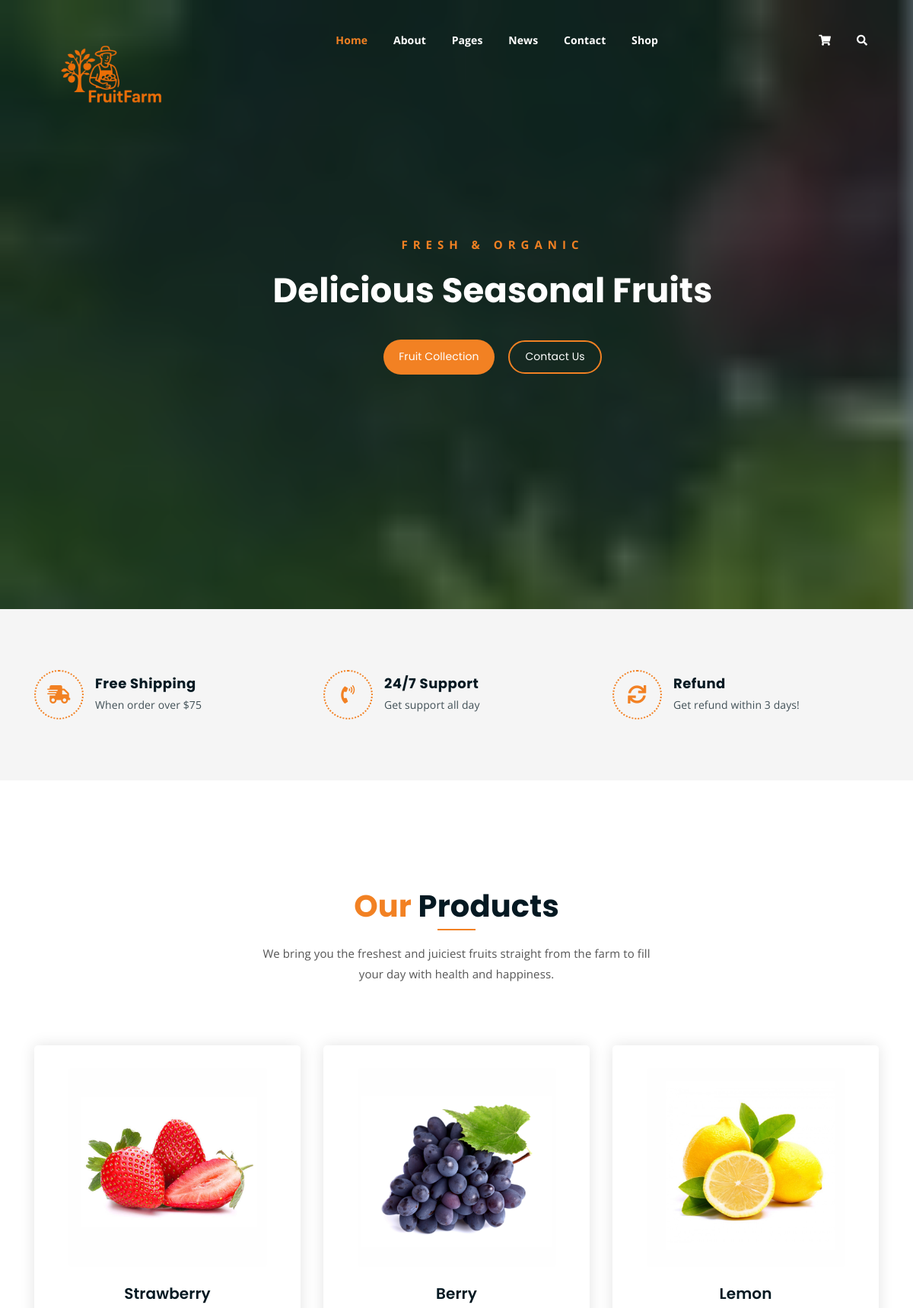
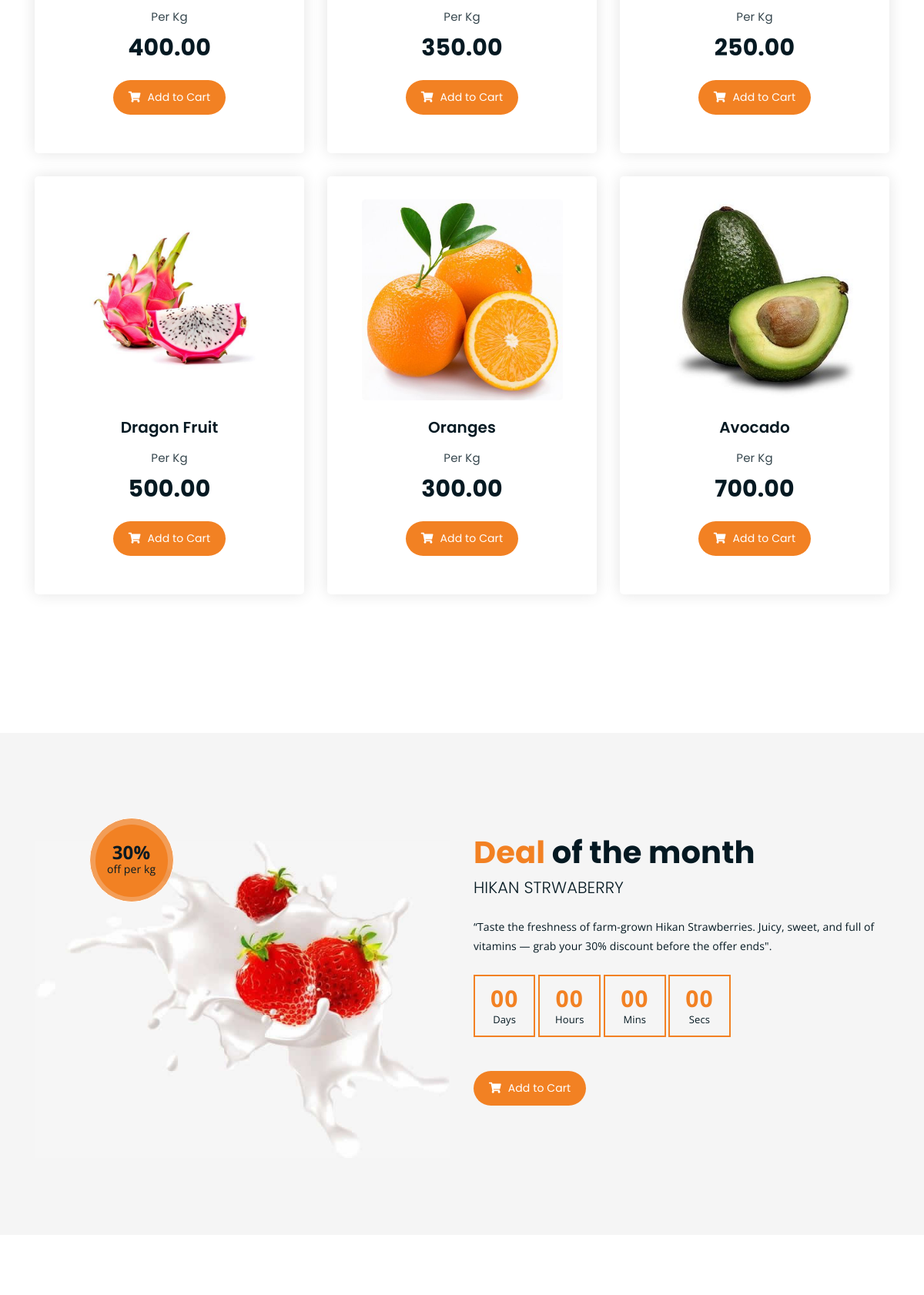
The page / (upper part) on the database its author committed (2 pictures, top to bottom).
### fruits/models.py (models this page shows)
class products(models.Model):
    image=models.ImageField(upload_to='images/')
    name=models.CharField(max_length=50)
    price=models.DecimalField(decimal_places=2,max_digits=5)

### fruits/views.py (the view)
# urls.py: path("",index),
def index(request):
    dd=products.objects.all()
    return render(request,'index.html',{'dd':dd})

### fruits/templates/index.html (shortened to what this page needs)
{% load static %}
<!DOCTYPE html>
<html lang="en">
<head>
	<link rel="stylesheet" href="{% static 'assets/css/all.min.css' %}">
	<link rel="stylesheet" href="{% static 'assets/bootstrap/css/bootstrap.min.css' %}">
	<link rel="stylesheet" href="{% static 'assets/css/owl.carousel.css' %}">
	<link rel="stylesheet" href="{% static 'assets/css/magnific-popup.css' %}">
	<link rel="stylesheet" href="{% static 'assets/css/animate.css' %}">
	<link rel="stylesheet" href="{% static 'assets/css/meanmenu.min.css' %}">
	<link rel="stylesheet" href="{% static 'assets/css/main.css' %}">
	<link rel="stylesheet" href="{% static 'assets/css/responsive.css' %}">
</head>
<body>
	<div class="top-header-area" id="sticker">
		<div class="container">
			<div class="row">
				<div class="col-lg-12 col-sm-12 text-center">
					<div class="main-menu-wrap">
						<div class="site-logo">
							<a href="index">
								<img src="{% static 'assets/img/fruitfarm2.png' %}" alt="">
							</a>
						</div>
						<nav class="main-menu">
							<ul>
								<li class="current-list-item"><a href="#">Home</a>
								</li>
								<li><a href="about">About</a></li>
								<li><a href="#">Pages</a>
								</li>
								<li><a href="news">News</a>
								</li>
								<li><a href="contact">Contact</a></li>
								<li><a href="shop">Shop</a>
								</li>
								<li>
									<div class="header-icons">
										<a class="shopping-cart" href="cart"><i class="fas fa-shopping-cart"></i></a>
										<a class="mobile-hide search-bar-icon" href="#"><i class="fas fa-search"></i></a>
									</div>
								</li>
							</ul>
						</nav>
					</div>
				</div>
			</div>
		</div>
	</div>
	<div class="hero-area hero-bg">
		<div class="container">
			<div class="row">
				<div class="col-lg-9 offset-lg-2 text-center">
					<div class="hero-text">
						<div class="hero-text-tablecell">
							<p class="subtitle">Fresh & Organic</p>
							<h1>Delicious Seasonal Fruits</h1>
							<div class="hero-btns">
								<a href="shop" class="boxed-btn">Fruit Collection</a>
								<a href="contact" class="bordered-btn">Contact Us</a>
							</div>
						</div>
					</div>
				</div>
			</div>
		</div>
	</div>
	<div class="list-section pt-80 pb-80">
		<div class="container">
			<div class="row">
				<div class="col-lg-4 col-md-6 mb-4 mb-lg-0">
					<div class="list-box d-flex align-items-center">
						<div class="list-icon">
							<i class="fas fa-shipping-fast"></i>
						</div>
						<div class="content">
							<h3>Free Shipping</h3>
							<p>When order over $75</p>
						</div>
					</div>
				</div>
				<div class="col-lg-4 col-md-6 mb-4 mb-lg-0">
					<div class="list-box d-flex align-items-center">
						<div class="list-icon">
							<i class="fas fa-phone-volume"></i>
						</div>
						<div class="content">
							<h3>24/7 Support</h3>
							<p>Get support all day</p>
						</div>
					</div>
				</div>
				<div class="col-lg-4 col-md-6">
					<div class="list-box d-flex justify-content-start align-items-center">
						<div class="list-icon">
							<i class="fas fa-sync"></i>
						</div>
						<div class="content">
							<h3>Refund</h3>
							<p>Get refund within 3 days!</p>
						</div>
					</div>
				</div>
			</div>
		</div>
	</div>
	<div class="product-section mt-150 mb-150">
		<div class="container">
			<div class="row">
				<div class="col-lg-8 offset-lg-2 text-center">
					<div class="section-title">
						<h3><span class="orange-text">Our</span> Products</h3>
						<p>We bring you the freshest and juiciest fruits straight from the farm to fill your day with health and happiness.</p>
					</div>
				</div>
			</div>
			<div class="row">
				{% for i in dd %}
				<div class="col-lg-4 col-md-6 text-center">
					<div class="single-product-item">
						<div class="product-image">
							<a href="singleproduct"><img src="{{i.image.url}}" alt=""></a>
						</div>
						<h3>{{i.name}}</h3>
						<p class="product-price"><span>Per Kg</span> {{i.price}} </p>
						<a href="singleproduct/{{i.id}}" class="cart-btn"><i class="fas fa-shopping-cart"></i> Add to Cart</a>
					</div>
				</div>
				{% endfor %}
			</div>
		</div>
	</div>
	<section class="cart-banner pt-100 pb-100">
    	<div class="container">
        	<div class="row clearfix">
            	<div class="image-column col-lg-6">
                	<div class="image">
                    	<div class="price-box">
                        	<div class="inner-price">
                                <span class="price">
                                    <strong>30%</strong> <br> off per kg
                                </span>
                            </div>
                        </div>
                    	<img src="{% static 'assets/img/a.jpg' %}" alt="">
                    </div>
                </div>
                <div class="content-column col-lg-6">
					<h3><span class="orange-text">Deal</span> of the month</h3>
                    <h4>Hikan Strwaberry</h4>
                    <div class="text">“Taste the freshness of farm-grown Hikan Strawberries. Juicy, sweet, and full of vitamins — grab your 30% discount before the offer ends".</div>
                    <div class="time-counter"><div class="time-countdown clearfix" data-countdown="2020/2/01"></div></div>
                	<a href="cart" class="cart-btn mt-3"><i class="fas fa-shopping-cart"></i> Add to Cart</a>
                </div>
            </div>
        </div>
    </section>
</body>
</html>

### static/assets/css/responsive.css (style rules this page uses)
@media only screen and (min-width: 992px) and (max-width: 1200px) { .hero-text h1 { font-size: 45px; } }

### rows shown on the page
products: image (picture), name "Strawberry", price "400.00"
products: image (picture), name "Berry", price "350.00"
products: image (picture), name "Lemon", price "250.00"
products: image (picture), name "Dragon Fruit", price "500.00"
products: image (picture), name "Oranges", price "300.00"
products: image (picture), name "Avocado", price "700.00"
